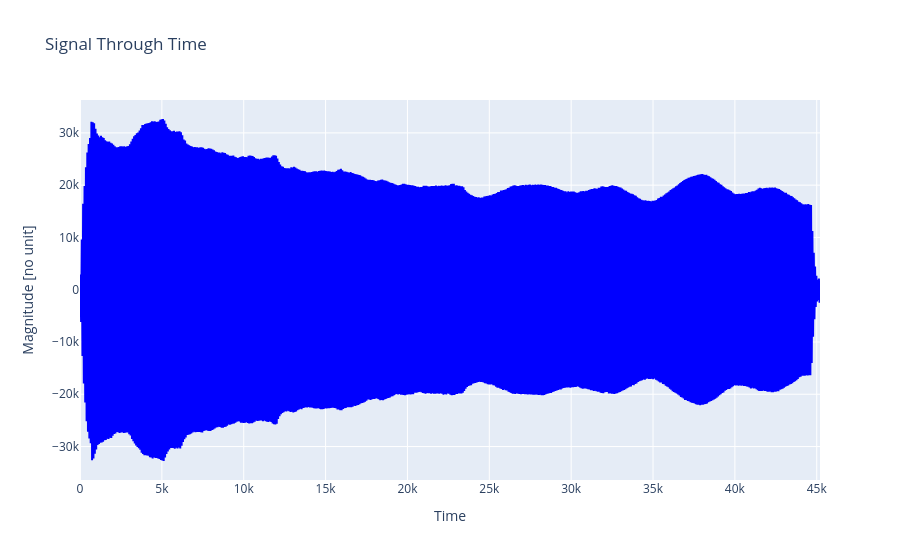

This figure's notebook cell:
### Code cell
fig = go.Figure()

fig.add_trace(go.Scatter(
    y=refinedData,
    mode='lines',
    name='Signal',
    line=dict(color='blue')
))

fig.update_layout(
    title='Signal Through Time',
    xaxis_title='Time ',
    yaxis_title='Magnitude [no unit]',
)

fig.show()

### Figure 1 — Plotly figure (JSON) as saved in the notebook; plotly's stock layout.template omitted (floating-point values rounded to 4 significant figures; data arrays with more than 128 entries replaced by an {"elided": "..."} marker saying what was removed)
{"data": [{"line": {"color": "blue"}, "mode": "lines", "name": "Signal", "type": "scatter", "y": {"elided": "45200 int values"}}], "layout": {"title": {"text": "Signal Through Time"}, "xaxis": {"title": {"text": "Time "}}, "yaxis": {"title": {"text": "Magnitude [no unit]"}}}}
